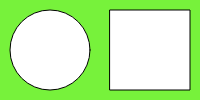
Frame 1 (no input)
Frame 60 (no input): identical to frame 1, image omitted
Frame 120 (the mouse pressed at the canvas centre since frame 60): identical to frame 1, image omitted

The p5.js sketch that drew this single still picture (run headless with seeded random() and noise() and a simulated clock; from frame 60 on, the mouse is pressed at the canvas centre):

// p5.js sketch
// ── sketch.js
function setup() {
	createCanvas(200, 100);
}

function draw() {
	var red = 119;
	var green = 242;
	var blue = 59;
	
    background(red, green, blue);
	ellipse(50, 50, 80, 80); /* circle */
	
    var x = 110;
	var y = 10;
	var w = 80;
	var h = 80;
	
    rect(x, y, w, h); /* square */
}
